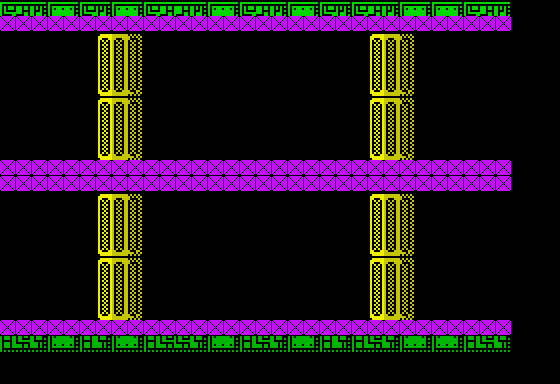

The image is a tile-based game level rendered from a .tmx file. Its description and source (layers, tilesets, objects; grid data summarised) follow:
An orthogonal 35x24 tile map with 16x16 px tiles, 4 tile layers (Stars, Tile Layer 1, Tile Layer 2, Collision), 35 tilesets and 17 objects (12x egg, piston, vitorc, radar, ammo_pack, ...).

<map version="1.0" orientation="orthogonal" width="35" height="24" tilewidth="16" tileheight="16">
 <properties>
  <property name="background_color" value="#000000" />
  <property name="nextLevel" value="L03S19" />
 </properties>
 <tileset firstgid="1" name="tiles" tilewidth="16" tileheight="16">
  <image source="../images/tiles.gif" width="240" height="512" />
 </tileset>
 <tileset firstgid="481" name="metatiles" tilewidth="16" tileheight="16">
  <image source="../images/metatiles.gif" width="128" height="16" />
  <tile id="0">
   <properties>
    <property name="type" value="solid" />
   </properties>
  </tile>
 </tileset>
 <tileset firstgid="489" name="ship" tilewidth="176" tileheight="128">
  <image source="../images/ship.gif" width="176" height="128" />
 </tileset>
 <tileset firstgid="490" name="ship_fire" tilewidth="16" tileheight="32">
  <image source="../images/ship_fire.gif" width="48" height="128" />
 </tileset>
 <tileset firstgid="502" name="light" tilewidth="16" tileheight="16">
  <image source="../images/light.gif" width="128" height="32" />
 </tileset>
 <tileset firstgid="518" name="vitorc" tilewidth="48" tileheight="64">
  <image source="../images/vitorc.gif" width="528" height="64" />
 </tileset>
 <tileset firstgid="529" name="turret" tilewidth="96" tileheight="80">
  <image source="../images/turret.gif" width="96" height="80" />
 </tileset>
 <tileset firstgid="530" name="cocoon" tilewidth="80" tileheight="128">
  <image source="../images/cocoon.gif" width="80" height="128" />
 </tileset>
 <tileset firstgid="531" name="radar" tilewidth="80" tileheight="128">
  <image source="../images/radar.gif" width="80" height="128" />
 </tileset>
 <tileset firstgid="532" name="rocket" tilewidth="64" tileheight="96">
  <image source="../images/rocket.gif" width="64" height="96" />
 </tileset>
 <tileset firstgid="533" name="grenade_pack" tilewidth="32" tileheight="32">
  <image source="../images/grenade_pack.gif" width="32" height="32" />
 </tileset>
 <tileset firstgid="534" name="teleport" tilewidth="64" tileheight="96">
  <image source="../images/teleport.gif" width="512" height="96" />
 </tileset>
 <tileset firstgid="542" name="piston" tilewidth="48" tileheight="64">
  <image source="../images/piston.gif" width="48" height="64" />
 </tileset>
 <tileset firstgid="543" name="bubble" tilewidth="32" tileheight="32">
  <image source="../images/bubble.gif" width="96" height="192" />
 </tileset>
 <tileset firstgid="561" name="rocks" tilewidth="16" tileheight="16">
  <image source="../images/rocks.gif" width="512" height="48" />
 </tileset>
 <tileset firstgid="657" name="incubator" tilewidth="64" tileheight="96">
  <image source="../images/incubator.gif" width="64" height="96" />
 </tileset>
 <tileset firstgid="658" name="ammo_pack" tilewidth="32" tileheight="32">
  <image source="../images/ammo_pack.gif" width="32" height="32" />
 </tileset>
 <tileset firstgid="659" name="double_launcher" tilewidth="64" tileheight="48">
  <image source="../images/double_launcher.gif" width="64" height="48" />
 </tileset>
 <tileset firstgid="660" name="mine" tilewidth="32" tileheight="16">
  <image source="../images/mine.gif" width="32" height="16" />
 </tileset>
 <tileset firstgid="661" name="missile_guidance" tilewidth="64" tileheight="64">
  <image source="../images/missile_guidance.gif" width="64" height="64" />
 </tileset>
 <tileset firstgid="662" name="gate" tilewidth="16" tileheight="16">
  <image source="../images/gate.gif" width="176" height="144" />
 </tileset>
 <tileset firstgid="761" name="interceptor" tilewidth="32" tileheight="32">
  <image source="../images/interceptor.gif" width="96" height="192" />
 </tileset>
 <tileset firstgid="779" name="jellyfish" tilewidth="32" tileheight="32">
  <image source="../images/jellyfish.gif" width="96" height="192" />
 </tileset>
 <tileset firstgid="797" name="egg" tilewidth="16" tileheight="16">
  <image source="../images/egg.png" width="32" height="16" />
 </tileset>
 <tileset firstgid="799" name="waggon" tilewidth="64" tileheight="80">
  <image source="../images/waggon.gif" width="64" height="80" />
 </tileset>
 <tileset firstgid="800" name="combined_launcher_top" tilewidth="80" tileheight="32">
  <image source="../images/combined_launcher_top.gif" width="80" height="32" />
 </tileset>
 <tileset firstgid="801" name="combined_launcher_bottom" tilewidth="96" tileheight="32">
  <image source="../images/combined_launcher_bottom.gif" width="96" height="32" />
 </tileset>
 <tileset firstgid="802" name="square_light" tilewidth="16" tileheight="16">
  <image source="../images/square_light.gif" width="128" height="16" />
 </tileset>
 <tileset firstgid="810" name="discharge" tilewidth="64" tileheight="32">
  <image source="../images/discharge.gif" width="320" height="256" />
 </tileset>
 <tileset firstgid="850" name="fungus" tilewidth="48" tileheight="64">
  <image source="../images/fungus.gif" width="48" height="64" />
 </tileset>
 <tileset firstgid="851" name="louse" tilewidth="32" tileheight="32">
  <image source="../images/louse.gif" width="96" height="192" />
 </tileset>
 <tileset firstgid="869" name="beam" tilewidth="16" tileheight="256">
  <image source="../images/beam.gif" width="128" height="256" />
 </tileset>
 <tileset firstgid="877" name="gate" tilewidth="176" tileheight="144">
  <image source="../images/gate.gif" width="176" height="144" />
 </tileset>
 <tileset firstgid="878" name="flasher" tilewidth="32" tileheight="32">
  <image source="../images/flasher.gif" width="64" height="192" />
 </tileset>
 <tileset firstgid="890" name="fir" tilewidth="32" tileheight="32">
  <image source="../images/fir.gif" width="32" height="192" />
 </tileset>
 <layer name="Stars" width="35" height="24">
  <data>[840 cells, 0 non-empty, 0 distinct tile ids]</data>
 </layer>
 <objectgroup name="Object Layer 3" width="35" height="24">
  <object name="piston" gid="542" x="160" y="320" />
 </objectgroup>
 <layer name="Tile Layer 1" width="35" height="24">
  <data>[840 cells, 64 non-empty, 1 distinct tile ids]</data>
 </layer>
 <objectgroup color="#a41e0c" name="Object Layer 1" width="35" height="24">
  <object name="vitorc" gid="518" x="0" y="320" />
  <object name="egg" gid="797" x="304" y="144">
   <properties>
    <property name="increaseBounds" value="true" />
   </properties>
  </object>
  <object name="egg" gid="797" x="336" y="112">
   <properties>
    <property name="increaseBounds" value="true" />
   </properties>
  </object>
  <object name="egg" gid="797" x="224" y="128">
   <properties>
    <property name="increaseBounds" value="true" />
   </properties>
  </object>
  <object name="egg" gid="797" x="256" y="128">
   <properties>
    <property name="increaseBounds" value="true" />
   </properties>
  </object>
  </objectgroup>
 <objectgroup name="Object Layer 2" width="35" height="24">
  <!-- 1 objects omitted --></objectgroup>
 <layer name="Tile Layer 2" width="35" height="24">
  <data>[840 cells, 288 non-empty, 22 distinct tile ids]</data>
 </layer>
 <objectgroup name="Object Layer 4" width="35" height="24" />
 <layer name="Collision" width="35" height="24">
  <data>[840 cells, 128 non-empty, 1 distinct tile ids]</data>
 </layer>
</map>
<!-- 11 of 17 objects omitted -->
